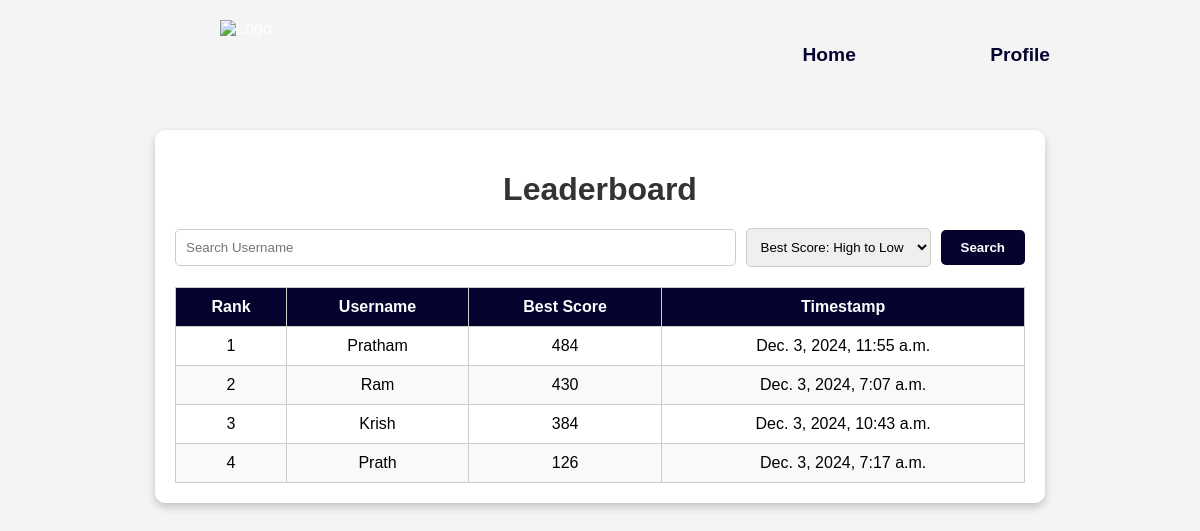
Screenshot of /leaderboard/ (signed in) with the database file from the repository.
### game/models.py (models this page shows, shortened)
class GameSession(models.Model):
    user = models.ForeignKey(User, on_delete=models.CASCADE)
    timestamp = models.DateTimeField(default=now)
    score = models.IntegerField(default=0)
    best_score = models.IntegerField(default=0)
    status = models.CharField(max_length=10, choices=[('win', 'Win'), ('loss', 'Loss')])

### game/views.py (the view)
# urls.py: path('leaderboard/', views.leaderboard_view, name='leaderboard'),
def leaderboard_view(request):
    search_query = request.GET.get('search', '')
    sort_order = request.GET.get('sort', 'desc')
    leaderboard = GameSession.objects.values('user__username') \
                                      .annotate(best_score=Max('best_score')) \
                                      .order_by('-best_score' if sort_order == 'desc' else 'best_score')
    if search_query:
        leaderboard = leaderboard.filter(user__username__icontains=search_query)
    leaderboard_data = []
    rank = 1
    for entry in leaderboard:
        game_session = GameSession.objects.filter(
            user__username=entry['user__username'],
            best_score=entry['best_score']
        ).first()
        leaderboard_data.append({
            'rank': rank,
            'username': entry['user__username'],
            'best_score': entry['best_score'],
            'timestamp': game_session.timestamp if game_session else None
        })
        rank += 1
    return render(request, 'game/leaderboard.html', {
        'leaderboard_data': leaderboard_data,
        'search_query': search_query,
        'sort_order': sort_order
    })

### game/templates/game/leaderboard.html (shortened to what this page needs)
<!DOCTYPE html>
<html lang="en">
<head>
</head>
<body>
    <header>
        <img src="https://i.ibb.co/rZTk2Fg/logo-removebg-preview.png" alt="Logo">
        {% if user.is_authenticated %}
        <nav>
            <a href="{% url 'home' %}">Home</a>
            <a href="{% url 'profile' %}">Profile</a>
        </nav>
        {% else %}
        <nav>
            <a href="{% url 'home' %}">Home</a>
        </nav>
        {% endif %}
    </header>
    <div class="container">
        <h1>Leaderboard</h1>
        <form method="GET" action="{% url 'leaderboard' %}">
            <input type="text" name="search" placeholder="Search Username" value="{{ search_query }}">
            <select name="sort" onchange="this.form.submit()">
                <option value="desc" {% if sort_order == 'desc' %}selected{% endif %}>Best Score: High to Low</option>
            </select>
            <button type="submit">Search</button>
        </form>
        <table>
            <thead>
                <tr>
                    <th>Rank</th>
                    <th>Username</th>
                    <th>Best Score</th>
                    <th>Timestamp</th>
                </tr>
            </thead>
            <tbody>
                {% for entry in leaderboard_data %}
                <tr>
                    <td>{{ entry.rank }}</td>
                    <td>{{ entry.username }}</td>
                    <td>{{ entry.best_score }}</td>
                    <td>{{ entry.timestamp }}</td>
                </tr>
                {% endfor %}
            </tbody>
        </table>
    </div>
</body>
</html>

### game/templates/game/leaderboard.html (style rules this page uses)
body { font-family: Verdana, Geneva, Tahoma, sans-serif; margin: 0; padding: 0; background-color: #f4f4f4; }
header { display: flex; justify-content: space-between; align-items: center; padding: 20px; color: white; }
header img { height: 70px; margin-left: 200px; }
header nav a { color: rgb(4, 4, 47); text-decoration: none; font-weight: bold; font-family: Verdana, Geneva, Tahoma, sans-serif; font-size: 1.2rem; margin-right: 130px; }
.container { max-width: 850px; margin: 20px auto; padding: 20px; background: white; border-radius: 10px; box-shadow: 0 4px 8px rgba(0, 0, 0, 0.2); }
h1 { font-size: 2rem; color: #333; text-align: center; margin-bottom: 20px; }
form { display: flex; justify-content: space-between; align-items: center; margin-bottom: 20px; gap: 10px; }
input[type="text"] { width: calc(100% - 100px); padding: 10px; border: 1px solid #ccc; border-radius: 5px; }
button { padding: 10px 20px; background-color: rgb(4, 4, 47);; color: white; font-family: Verdana, Geneva, Tahoma, sans-serif; border: none; border-radius: 5px; cursor: pointer; font-weight: bold; }
select { padding: 10px; border: 1px solid #ccc; border-radius: 5px; }
table { width: 100%; border-collapse: collapse; margin-top: 20px; }
table th, table td { text-align: center; padding: 10px; border: 1px solid #ccc; }
table th { background-color: rgb(4, 4, 47);; color: white; }
table tbody tr:nth-child(even) { background-color: #f9f9f9; }

### rows the page displays
GameSession: timestamp "Dec. 3, 2024, 11:55 a.m."
GameSession: timestamp "Dec. 3, 2024, 7:07 a.m."
GameSession: timestamp "Dec. 3, 2024, 7:17 a.m."

### other values shown
{{ entry.rank }} "1" "2"
{{ entry.username }} "Pratham" "Ram"
{{ entry.best_score }} "484" "430"
{{ entry.rank }} "3" "4"
{{ entry.username }} "Krish" "Prath"
{{ entry.best_score }} "384" "126"
{{ entry.timestamp }} "Dec. 3, 2024, 10:43 a.m."
